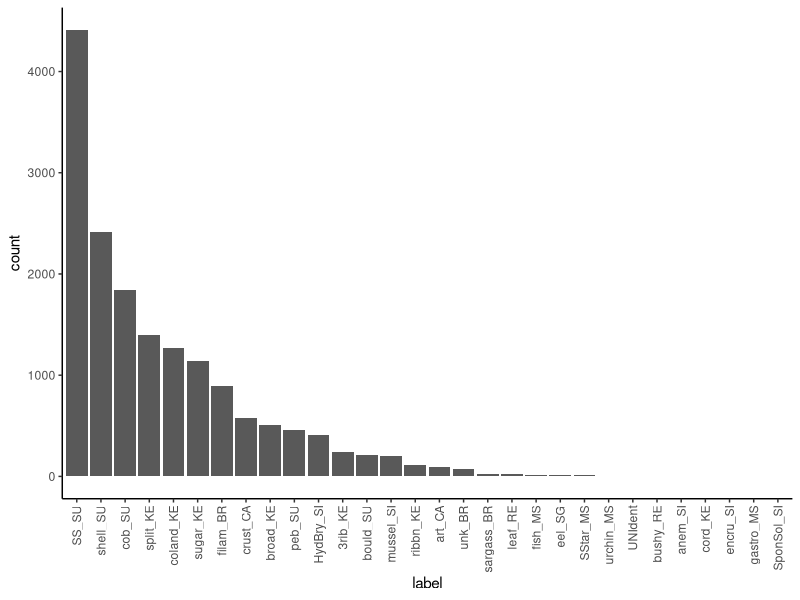
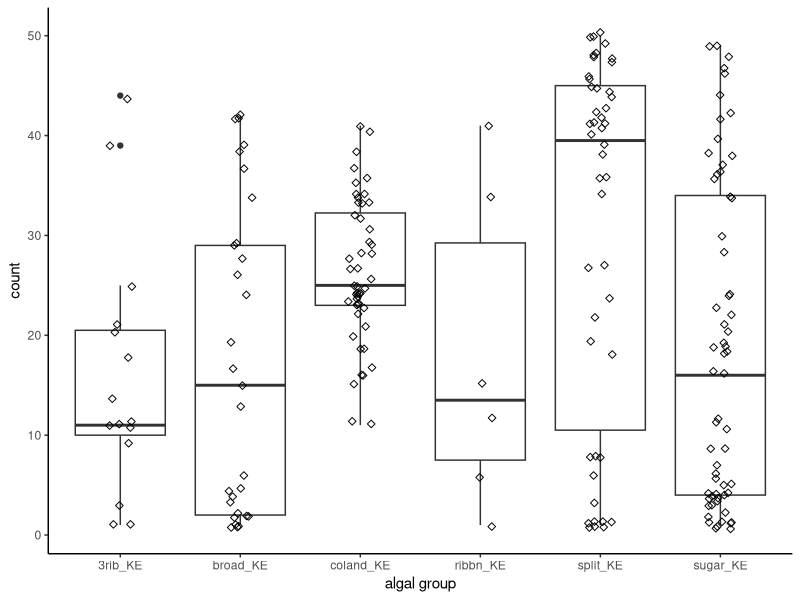
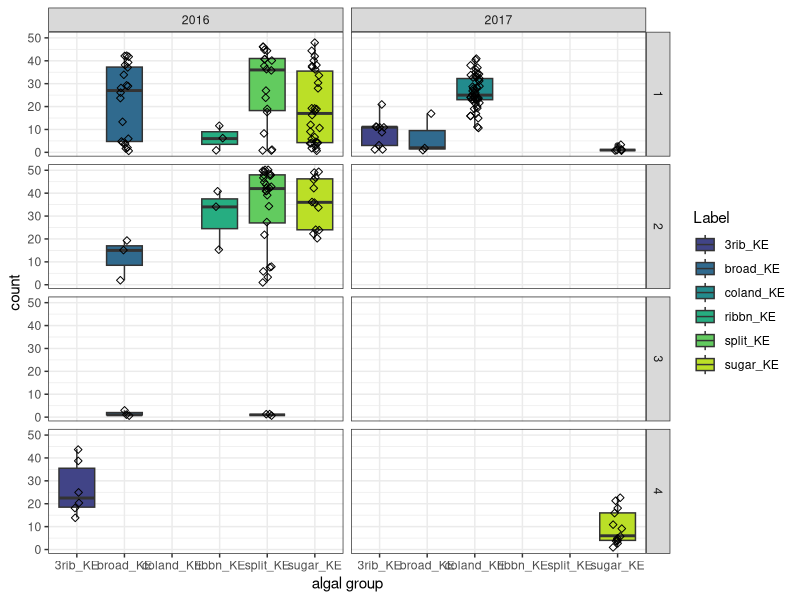
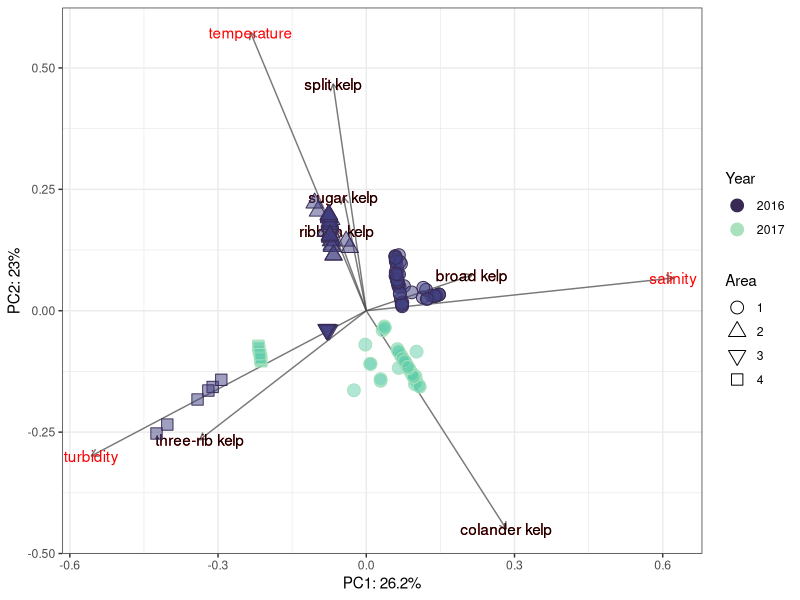
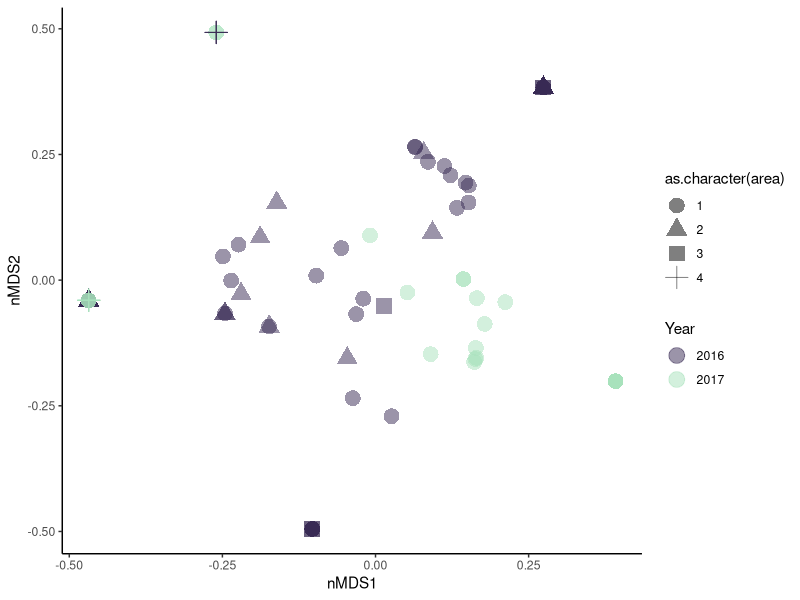
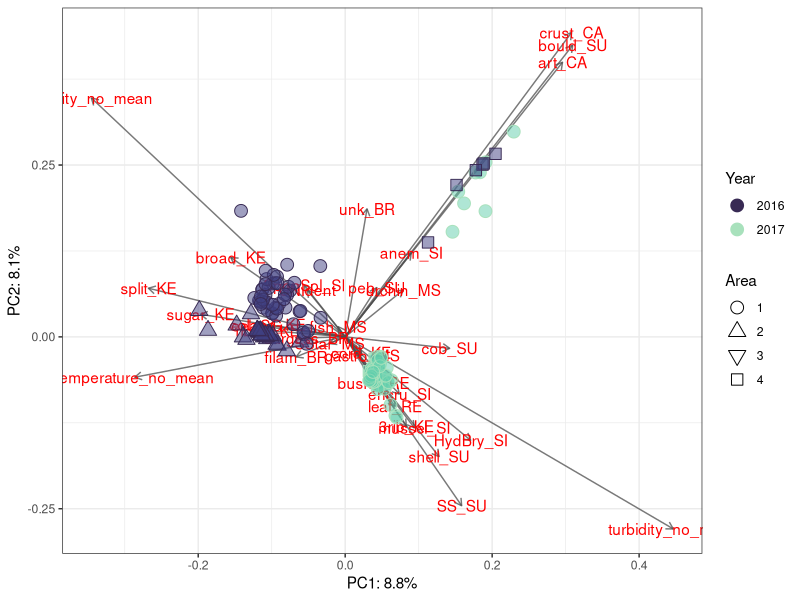
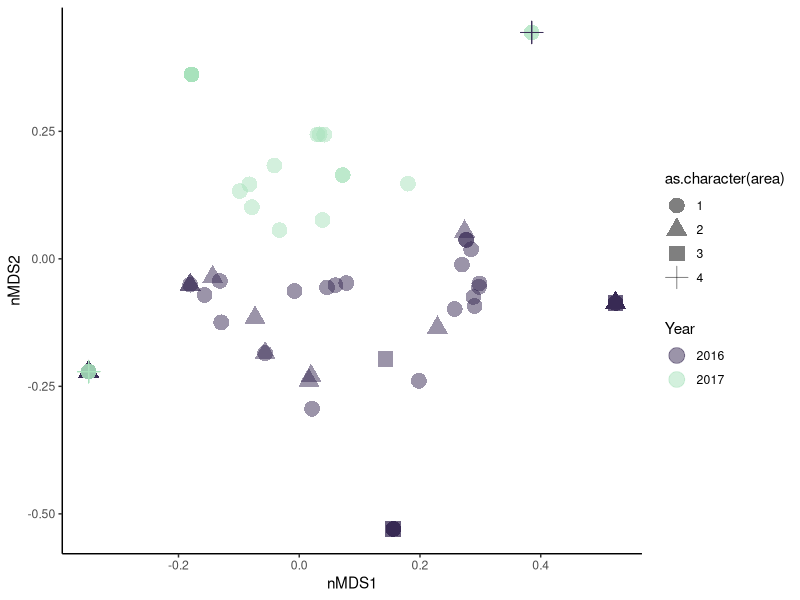

Here is the R script that generated these plots, in order:
#+++++++++++++++++++++++++++++++++++++++++++++++++++++++++++++++++++++++++++++++
#                                                                             ##
# Coralnet Analysis                                                           ##
# Script created 202311-16                                                    ##
# Data source: Kasitsna Bay Lab - NOAA                                        ##
# R code prepared by Ross Whippo                                              ##
# Last updated 2023-11-23                                                     ##
#                                                                             ##
#+++++++++++++++++++++++++++++++++++++++++++++++++++++++++++++++++++++++++++++++

# SUMMARY:
# Code to analyze drop photo video still extracted from two years of footage
# in Kachemak Bay Alaska. Work for Abby Mish's Semester By the Bay Internship 

# Required Files (check that script is loading latest version):
# coralnetdata.csv

# Associated Scripts:
# FILE.R

# TO DO 

#+++++++++++++++++++++++++++++++++++++++++++++++++++++++++++++++++++++++++++++++
# TABLE OF CONTENTS                                                         ####
#                                                                              +
# LOAD PACKAGES                                                                +
# READ IN AND PREPARE DATA                                                     +
# MANIPULATE DATA                                                              +
#                                                                              +
#+++++++++++++++++++++++++++++++++++++++++++++++++++++++++++++++++++++++++++++++


#+++++++++++++++++++++++++++++++++++++++++++++++++++++++++++++++++++++++++++++++
# LOAD PACKAGES                                                             ####
#+++++++++++++++++++++++++++++++++++++++++++++++++++++++++++++++++++++++++++++++

library(tidyverse)
library(viridis)
library(vegan)
library(ggfortify)

#+++++++++++++++++++++++++++++++++++++++++++++++++++++++++++++++++++++++++++++++
# READ IN AND PREPARE DATA                                                  ####
#+++++++++++++++++++++++++++++++++++++++++++++++++++++++++++++++++++++++++++++++

# Import csv of coralnet annotations
coralnetdataraw <- read_csv("data/photoAnalysis/coralnetdata.csv", 
                                         col_types = cols(Latitude = col_number(), 
                                                          Longitude = col_number()))

# remove NA columns
coralnetdata <- coralnetdataraw %>%
  select_if(~!all(is.na(.))) %>%
  mutate(drop = str_sub(coralnetdataraw$Name, end = -20)) %>%
  mutate(area = case_when(drop == "KBAY_2017_07_13_GOPRO_193_clip_8.mp4" ~ 4,
                          drop == "KBAY_2017_07_13_GOPRO_194_clip_9.mp4" ~ 4,
                          drop == "KBAY_GOPR0_2016_07_20_325_clip-5.mp4" ~ 4,
                          drop == "KBAY_2016_07_14_GOPRO_341_clip-9.mp4" ~ 3,
                          drop == "KBAY_2016_07_13_512_clip-13.mp4" ~ 3,
                          drop == "KBAY_2016_07_13_634_clip-22.mp4" ~ 3,
                          drop == "KBAY_2017_07_12_GOPRO_148_clip_9.mp4" ~ 3,
                          drop == "KBAY_2017_07_12_GOPRO_146_clip_12.mp4" ~ 3,
                          drop == "KBAY_2017_07_12_GOPRO_145_clip_11.mp4" ~ 3,
                          drop == "KBAY_2016_07_10_191_clip-8.mp4" ~ 2,
                          drop == "KBAY_2016_07_10_275_clip-12.mp4" ~ 2,
                          drop == "KBAY_2016_07_10_150_clip-3.mp4" ~ 2,
                          drop == "KBAY_2017_07_18_GOPRO_964_clip_10.mp4" ~ 2,
                          drop == "KBAY_2017_07_19_GOPRO_253_clip_13.mp4" ~ 2,
                          drop == "KBAY_2017_07_19_GOPRO_251_clip_11.mp4" ~ 2,
                          drop == "KBAY_2016_07_11_181_clip-9.mp4" ~ 1,
                          drop == "KBAY_2016_07_11_143_clip-7.mp4" ~ 1,
                          drop == "KBAY_2017_07_15_GOPRO_094_clip_13.mp4" ~ 1,
                          drop == "KBAY_2017_07_15_GOPRO_083_clip_15.mp4" ~ 1,
                          drop == "KBAY_2017_07_15_GOPRO_082_clip_16.mp4" ~ 1))



# labelset from CoralNet
labelset <- read_csv("data/photoAnalysis/KBAY_labelset.csv")

# Import abiotic data
abiotic <- read_csv("data/areaMeans.csv")

# pull out year
coralnetdata$Year <- year(coralnetdata$Date)

# reshape dataset for kelp only PCA and add abiotics
coraltemp <- coralnetdata %>%
  filter(Label %in% c("split_KE", "coland_KE", "sugar_KE", "broad_KE", "3rib_KE", "ribbn_KE"))
coraltemp$seen <- 1
coralnetwide <- coraltemp %>%
  select(Name, drop, Label, area:seen) %>%
  group_by(Name, drop, Label, area, Year) %>%
  summarise(seen = sum(seen)) %>%
  ungroup() %>%
  left_join(abiotic, by = c("area", "Year")) %>%
  select(Name, drop, area, Year, Label, seen, temperature_no_mean:turbidity_no_sd) %>%
  pivot_wider(names_from = Label, values_from = seen, values_fill = 0)

# reshape for all algae and inverts
coraltemp <- coralnetdata
  coraltemp$seen <- 1
coralnetwideALL <- coraltemp %>%
    select(Name, drop, Label, area:seen) %>%
    group_by(Name, drop, Label, area, Year) %>%
    summarise(seen = sum(seen)) %>%
    ungroup() %>%
    left_join(abiotic, by = c("area", "Year")) %>%
    select(Name, drop, area, Year, Label, seen, temperature_no_mean:turbidity_no_sd) %>%
    pivot_wider(names_from = Label, values_from = seen, values_fill = 0)

#+++++++++++++++++++++++++++++++++++++++++++++++++++++++++++++++++++++++++++++++
# MANIPULATE DATA                                                           ####
#+++++++++++++++++++++++++++++++++++++++++++++++++++++++++++++++++++++++++++++++

# total number of each category observed across all photos
ggplot(coralnetdata, aes(x = forcats::fct_infreq(Label))) +
  geom_bar() +
  theme_classic() +
  labs(x="label", y="count") +
  theme(axis.text.x = element_text(angle = 90, vjust = 0.5, hjust=1))

# mean amount of kelp detected per photo
coralnetdata %>%
  filter(Label %in% c("split_KE", "coland_KE", "sugar_KE", "broad_KE", "3rib_KE", "ribbn_KE")) %>%
  group_by(Name, Label) %>%
  count(Label) %>%
ggplot(aes(x = Label, y = n)) +
  geom_boxplot() +
  geom_jitter(width = 0.1, shape = 5) +
  labs(x = "algal group", y = "count") +
  theme_classic() 

# total kelp cover by area
coralnetdata %>%
  filter(Label %in% c("split_KE", "coland_KE", "sugar_KE", "broad_KE", "3rib_KE", "ribbn_KE")) %>%
  group_by(Name, Label, area, Year) %>%
  count(Label) %>%
  summarise(kelp = sum(n)) %>%
  ggplot(aes(x = Label, y = kelp)) +
  geom_boxplot(aes(fill = Label)) +
  scale_fill_viridis(discrete = TRUE, option = "D", begin = 0.2, end = 0.9) +
  geom_jitter(width = 0.1, shape = 5) +
  labs(x = "algal group", y = "count") +
  theme_bw() +
  facet_grid(area~Year)




############### PCA OF KELP PREVALENCE AND ABIOTIC PARAMETERS

kelpValues <- coralnetwide[11:16]

# drop site and area
adonis2(kelpValues ~ drop + area, data = coralnetwide, method = 'altGower', na.rm = TRUE)


# run PCA
PCA_results <-  rda(coralnetwide[,c(11:16, 5, 7, 9)], scale = TRUE)
# check that axes are above the mean (per Numerical Ecology)
ev <- PCA_results$CA$eig

# extract PCA coordinates
uscores <- data.frame(PCA_results$CA$u)
uscores1 <- inner_join(rownames_to_column(coralnetwide), rownames_to_column(data.frame(uscores)), by = "rowname")
vscores <- data.frame(PCA_results$CA$v)
# extract explanatory percentages
PCA_summary <- summary(PCA_results)
PCA_import <- as.data.frame(PCA_summary[["cont"]][["importance"]])
var_explained <- PCA_import[2, 1:2]

rownames(vscores) <- c("split kelp", "sugar kelp", "broad kelp",
                       "ribbon kelp", "colander kelp", "three-rib kelp",
                       "temperature", "salinity", "turbidity")

# make final ggplot figure (Points scaled by 1.5)
ggplot(uscores1) + 
  scale_fill_viridis(discrete = TRUE, option = "G", begin = 0.3, end = 0.8, guide = guide_legend(title = "Year"), alpha = 0.5) +
  scale_color_viridis(discrete = TRUE, option = "G", begin = 0.2, end = 0.9, guide = guide_legend(title = "Year"))  +
  geom_segment(data = vscores, aes(x = 0, y = 0, xend = PC1, yend = PC2), arrow=arrow(length=unit(0.2,"cm")),
               alpha = 0.75, color = 'grey30') +
  geom_text(data = vscores, aes(x = PC1, y = PC2, label = rownames(vscores)),
            col = 'red') +
  geom_text(data = vscores[1:6,], aes(x = PC1, y= PC2, label = rownames(vscores[1:6,])),
            col = "black") +
  geom_point(aes(x = PC1*1.5, y = PC2*1.5, fill = as.character(Year), color = as.character(Year),
                 shape = as.character(area)), size = 4) +
  scale_shape_manual(values = c(21, 24, 25, 22)) +
  labs(shape = "Area") +
  theme_bw() +
  theme(strip.text.y = element_text(angle = 0)) +
  labs(x=paste0("PC1: ",round(var_explained[1]*100,1),"%"),
       y=paste0("PC2: ",round(var_explained[2]*100,1),"%"))


################### nMDS

# run the nMDS
kelp_mds <- metaMDS(kelpValues, distance = "altGower")
# extract the 'points' from the nMDS that you will plot in ggplot2
kelp_mds_points <- kelp_mds$points
# turn those plot points into a dataframe that ggplot2 can read
kelp_mds_points <- data.frame(kelp_mds_points)
# join your plot points with your summed species observations from each habitat type
plot_data <- data.frame(kelp_mds_points, coralnetwide[,c(3,4)])



# run the ggplot
ggplot(plot_data, aes(x=MDS1, y=MDS2, 
                            color = as.character(Year))) +  
  labs(x = "nMDS1", y = "nMDS2") +
  theme_classic() + 
  geom_point(size = 5, aes(shape = as.character(area)), alpha = 0.5) + 
  scale_color_viridis(discrete = TRUE, begin = 0.2, end = 0.9, option = "G", name = "Year") 


# MAKE CSV FOR ARCMAP
dropArc <- coralnetdataraw %>%
  select_if(~!all(is.na(.))) %>%
  mutate(drop = str_sub(coralnetdataraw$Name, end = -20)) %>%
  select(drop, Date, Latitude, Longitude)
dropArc$YY <- year(dropArc$Date)
dropArc <- dropArc %>%
  distinct()

write_csv(dropArc, "data/drops.csv")



############### PCA OF ALL LABEL PREVALENCE AND ABIOTIC PARAMETERS

allValues <- coralnetwideALL[11:40]

# drop site and area
adonis2(allValues ~ drop + area, data = coralnetwideALL, method = 'altGower', na.rm = TRUE)


# run PCA
PCA_results <-  rda(coralnetwideALL[,c(11:40, 5, 7, 9)], scale = TRUE)
# check that axes are above the mean (per Numerical Ecology)
ev <- PCA_results$CA$eig

# extract PCA coordinates
uscores <- data.frame(PCA_results$CA$u)
uscores1 <- inner_join(rownames_to_column(coralnetwide), rownames_to_column(data.frame(uscores)), by = "rowname")
vscores <- data.frame(PCA_results$CA$v)
# extract explanatory percentages
PCA_summary <- summary(PCA_results)
PCA_import <- as.data.frame(PCA_summary[["cont"]][["importance"]])
var_explained <- PCA_import[2, 1:2]

# make final ggplot figure (Points scaled by 1.5)
ggplot(uscores1) + 
  scale_fill_viridis(discrete = TRUE, option = "G", begin = 0.3, end = 0.8, guide = guide_legend(title = "Year"), alpha = 0.5) +
  scale_color_viridis(discrete = TRUE, option = "G", begin = 0.2, end = 0.9, guide = guide_legend(title = "Year"))  +
  geom_segment(data = vscores, aes(x = 0, y = 0, xend = PC1, yend = PC2), arrow=arrow(length=unit(0.2,"cm")),
               alpha = 0.75, color = 'grey30') +
  geom_text(data = vscores, aes(x = PC1, y = PC2, label = rownames(vscores)),
            col = 'red') +
  geom_point(aes(x = PC1*1.5, y = PC2*1.5, fill = as.character(Year), color = as.character(Year),
                 shape = as.character(area)), size = 4) +
  scale_shape_manual(values = c(21, 24, 25, 22)) +
  labs(shape = "Area") +
  theme_bw() +
  theme(strip.text.y = element_text(angle = 0)) +
  labs(x=paste0("PC1: ",round(var_explained[1]*100,1),"%"),
       y=paste0("PC2: ",round(var_explained[2]*100,1),"%"))


################### nMDS

# run the nMDS
kelp_mds <- metaMDS(kelpValues, distance = "altGower")
# extract the 'points' from the nMDS that you will plot in ggplot2
kelp_mds_points <- kelp_mds$points
# turn those plot points into a dataframe that ggplot2 can read
kelp_mds_points <- data.frame(kelp_mds_points)
# join your plot points with your summed species observations from each habitat type
plot_data <- data.frame(kelp_mds_points, coralnetwide[,c(3,4)])



# run the ggplot
ggplot(plot_data, aes(x=MDS1, y=MDS2, 
                      color = as.character(Year))) +  
  labs(x = "nMDS1", y = "nMDS2") +
  theme_classic() + 
  geom_point(size = 5, aes(shape = as.character(area)), alpha = 0.5) + 
  scale_color_viridis(discrete = TRUE, begin = 0.2, end = 0.9, option = "G", name = "Year") 


####
#<<<<<<<<<<<<<<<<<<<<<<<<<<END OF SCRIPT>>>>>>>>>>>>>>>>>>>>>>>>#

# SCRATCH PAD ####


coralnetdata$drop %>%
  setdiff(dropArc$drop)
unique(coralnetdata$drop)

coraltemp %>%
  select(area, Year) %>%
  unique()


test <- coralnetdata %>%
  filter(drop == "KBAY_2017_07_12_GOPRO_148_clip_9.mp4")
unique(test$Label)

test <- coralnetdata %>%
  filter(area %in% c(2,3) & Year == "2017")
unique(test$Label)
